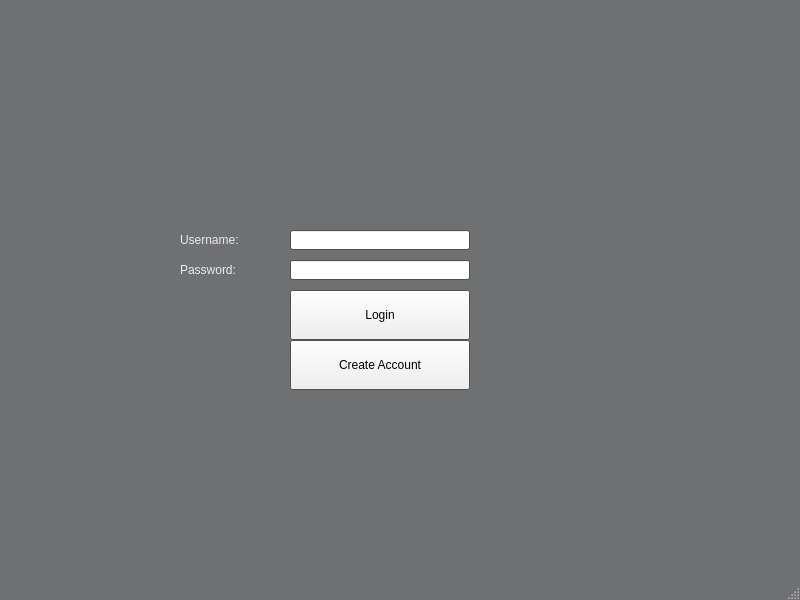
<?xml version="1.0" encoding="UTF-8"?>
<ui version="4.0">
 <class>MainWindow</class>
 <widget class="QMainWindow" name="MainWindow">
  <property name="geometry">
   <rect>
    <x>0</x>
    <y>0</y>
    <width>800</width>
    <height>600</height>
   </rect>
  </property>
  <property name="palette">
   <palette>
    <active>
     <colorrole role="WindowText">
      <brush brushstyle="SolidPattern">
       <color alpha="217">
        <red>255</red>
        <green>255</green>
        <blue>255</blue>
       </color>
      </brush>
     </colorrole>
     <colorrole role="Window">
      <brush brushstyle="SolidPattern">
       <color alpha="255">
        <red>111</red>
        <green>112</green>
        <blue>114</blue>
       </color>
      </brush>
     </colorrole>
     <colorrole role="HighlightedText">
      <brush brushstyle="SolidPattern">
       <color alpha="217">
        <red>242</red>
        <green>247</green>
        <blue>239</blue>
       </color>
      </brush>
     </colorrole>
     <colorrole role="Link">
      <brush brushstyle="SolidPattern">
       <color alpha="255">
        <red>172</red>
        <green>156</green>
        <blue>30</blue>
       </color>
      </brush>
     </colorrole>
    </active>
    <inactive>
     <colorrole role="WindowText">
      <brush brushstyle="SolidPattern">
       <color alpha="217">
        <red>255</red>
        <green>255</green>
        <blue>255</blue>
       </color>
      </brush>
     </colorrole>
     <colorrole role="Window">
      <brush brushstyle="SolidPattern">
       <color alpha="255">
        <red>111</red>
        <green>112</green>
        <blue>114</blue>
       </color>
      </brush>
     </colorrole>
     <colorrole role="HighlightedText">
      <brush brushstyle="SolidPattern">
       <color alpha="217">
        <red>242</red>
        <green>247</green>
        <blue>239</blue>
       </color>
      </brush>
     </colorrole>
     <colorrole role="Link">
      <brush brushstyle="SolidPattern">
       <color alpha="255">
        <red>172</red>
        <green>156</green>
        <blue>30</blue>
       </color>
      </brush>
     </colorrole>
    </inactive>
    <disabled>
     <colorrole role="Base">
      <brush brushstyle="SolidPattern">
       <color alpha="255">
        <red>111</red>
        <green>112</green>
        <blue>114</blue>
       </color>
      </brush>
     </colorrole>
     <colorrole role="Window">
      <brush brushstyle="SolidPattern">
       <color alpha="255">
        <red>111</red>
        <green>112</green>
        <blue>114</blue>
       </color>
      </brush>
     </colorrole>
     <colorrole role="HighlightedText">
      <brush brushstyle="SolidPattern">
       <color alpha="217">
        <red>242</red>
        <green>247</green>
        <blue>239</blue>
       </color>
      </brush>
     </colorrole>
     <colorrole role="Link">
      <brush brushstyle="SolidPattern">
       <color alpha="255">
        <red>172</red>
        <green>156</green>
        <blue>30</blue>
       </color>
      </brush>
     </colorrole>
    </disabled>
   </palette>
  </property>
  <property name="windowTitle">
   <string>MainWindow</string>
  </property>
  <widget class="QWidget" name="centralwidget">
   <widget class="QPushButton" name="login_btn">
    <property name="geometry">
     <rect>
      <x>290</x>
      <y>290</y>
      <width>180</width>
      <height>50</height>
     </rect>
    </property>
    <property name="text">
     <string>Login</string>
    </property>
   </widget>
   <widget class="QPushButton" name="create_acc_btn">
    <property name="geometry">
     <rect>
      <x>290</x>
      <y>340</y>
      <width>180</width>
      <height>50</height>
     </rect>
    </property>
    <property name="text">
     <string>Create Account</string>
    </property>
    <property name="autoDefault">
     <bool>false</bool>
    </property>
    <property name="default">
     <bool>false</bool>
    </property>
    <property name="flat">
     <bool>false</bool>
    </property>
   </widget>
   <widget class="QLineEdit" name="username_input">
    <property name="geometry">
     <rect>
      <x>290</x>
      <y>230</y>
      <width>180</width>
      <height>20</height>
     </rect>
    </property>
   </widget>
   <widget class="QLineEdit" name="password_input">
    <property name="geometry">
     <rect>
      <x>290</x>
      <y>260</y>
      <width>180</width>
      <height>20</height>
     </rect>
    </property>
   </widget>
   <widget class="QLabel" name="username_label">
    <property name="geometry">
     <rect>
      <x>180</x>
      <y>230</y>
      <width>80</width>
      <height>20</height>
     </rect>
    </property>
    <property name="text">
     <string>Username:</string>
    </property>
   </widget>
   <widget class="QLabel" name="password_label">
    <property name="geometry">
     <rect>
      <x>180</x>
      <y>260</y>
      <width>80</width>
      <height>20</height>
     </rect>
    </property>
    <property name="text">
     <string>Password:</string>
    </property>
   </widget>
  </widget>
  <widget class="QMenuBar" name="menubar">
   <property name="geometry">
    <rect>
     <x>0</x>
     <y>0</y>
     <width>800</width>
     <height>24</height>
    </rect>
   </property>
  </widget>
  <widget class="QStatusBar" name="statusbar"/>
 </widget>
 <resources/>
 <connections/>
</ui>
